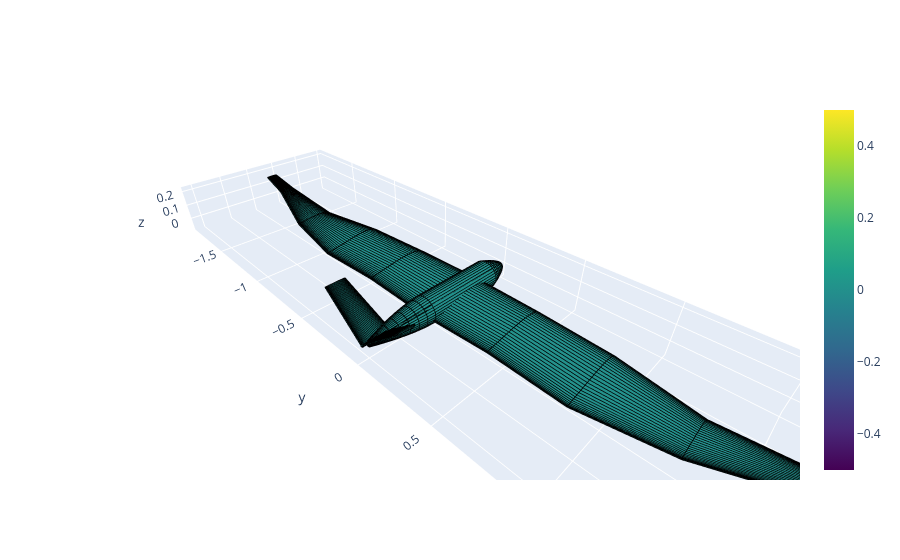
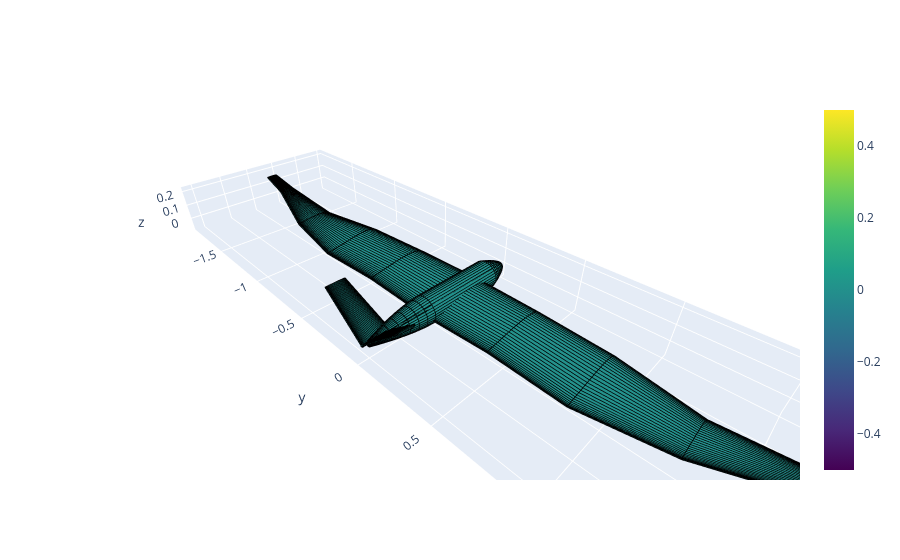

Notebook code cell kept with these figures, in order:
### Markdown cell above
## 8. Vista 3D del ganador

### Code cell
top_ganadora, est_ganador = max(estados.items(), key=lambda kv: kv[1].mejor().score)
mejor = est_ganador.mejor()

print(f"Ganador: {top_ganadora}  (score {mejor.score:.4f})")
print(f"  {av.TOPOLOGIAS[top_ganadora]['nombre']}")
print(f"  referencia real: {av.TOPOLOGIAS[top_ganadora]['referencia_real']}")

avion = av.construir_avion(mejor.params, top_ganadora)
avion.draw(backend="plotly")

### Figure 1 — Plotly figure (JSON) as saved in the notebook; plotly's stock layout.template omitted (floating-point values rounded to 4 significant figures; data arrays with more than 128 entries replaced by an {"elided": "..."} marker saying what was removed)
{"data": [{"colorbar": {"title": {"text": ""}}, "colorscale": [[0, "#440154"], [0.1111, "#482878"], [0.2222, "#3e4989"], [0.3333, "#31688e"], [0.4444, "#26828e"], [0.5556, "#1f9e89"], [0.6667, "#35b779"], [0.7778, "#6ece58"], [0.8889, "#b5de2b"], [1, "#fde725"]], "flatshading": false, "i": {"elided": "3480 int values"}, "intensity": {"elided": "6960 int values"}, "j": {"elided": "3480 int values"}, "k": {"elided": "3480 int values"}, "showscale": true, "type": "mesh3d", "x": {"elided": "6960 float values"}, "y": {"elided": "6960 float values"}, "z": {"elided": "6960 float values"}}, {"line": {"color": "rgb(0,0,0)", "width": 3}, "mode": "lines", "name": "", "showlegend": false, "type": "scatter3d", "x": {"elided": "10440 float values"}, "y": {"elided": "10440 float values"}, "z": {"elided": "10440 float values"}}, {"line": {"color": "rgba(119,0,255,200)", "width": 1}, "mode": "lines", "name": "", "showlegend": false, "type": "scatter3d", "x": [], "y": [], "z": []}], "layout": {"scene": {"aspectmode": "data"}, "title": {"text": ""}}}

### Figure 2 — Plotly figure (JSON) as saved in the notebook; plotly's stock layout.template omitted (floating-point values rounded to 4 significant figures; data arrays with more than 128 entries replaced by an {"elided": "..."} marker saying what was removed)
{"data": [{"colorbar": {"title": {"text": ""}}, "colorscale": [[0, "#440154"], [0.1111, "#482878"], [0.2222, "#3e4989"], [0.3333, "#31688e"], [0.4444, "#26828e"], [0.5556, "#1f9e89"], [0.6667, "#35b779"], [0.7778, "#6ece58"], [0.8889, "#b5de2b"], [1, "#fde725"]], "flatshading": false, "i": {"elided": "3480 int values"}, "intensity": {"elided": "6960 int values"}, "j": {"elided": "3480 int values"}, "k": {"elided": "3480 int values"}, "showscale": true, "type": "mesh3d", "x": {"elided": "6960 float values"}, "y": {"elided": "6960 float values"}, "z": {"elided": "6960 float values"}}, {"line": {"color": "rgb(0,0,0)", "width": 3}, "mode": "lines", "name": "", "showlegend": false, "type": "scatter3d", "x": {"elided": "10440 float values"}, "y": {"elided": "10440 float values"}, "z": {"elided": "10440 float values"}}, {"line": {"color": "rgba(119,0,255,200)", "width": 1}, "mode": "lines", "name": "", "showlegend": false, "type": "scatter3d", "x": [], "y": [], "z": []}], "layout": {"scene": {"aspectmode": "data"}, "title": {"text": ""}}}
